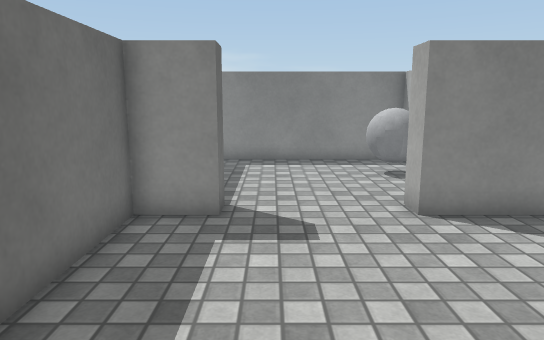
[1] (above)

14 first-person views from a walk through a Unity game level. The camera is 1.3 m above the floor, tilts 10° down and sees 70° across. The floor is counted in squares, 0.5 m on a side. Each view is taken from the middle of a square. On the plan, view 1 faces up. The plan holds only what a view shows up to about 20 squares ahead; the rest is blank. The player is left out. Surface patterns are stand-ins for the level's own textures.

[2]
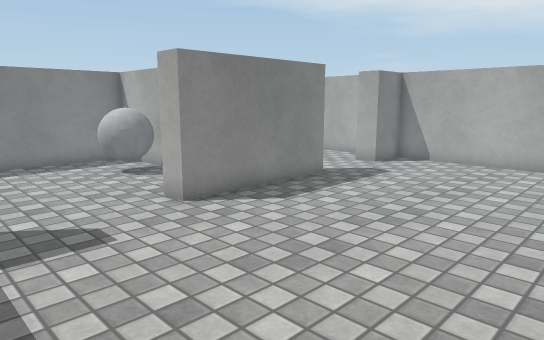

[3]
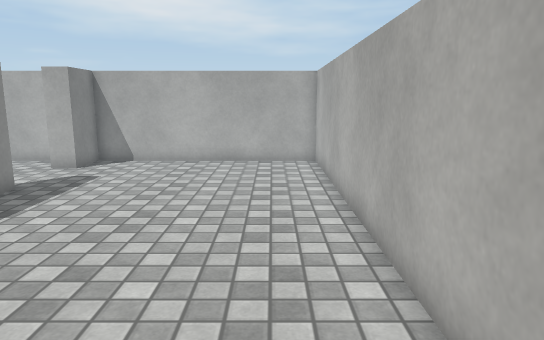

[4]
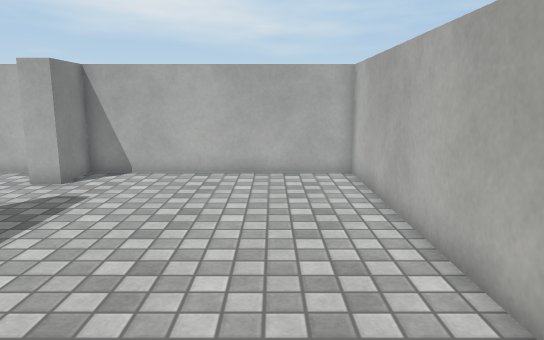

[5]
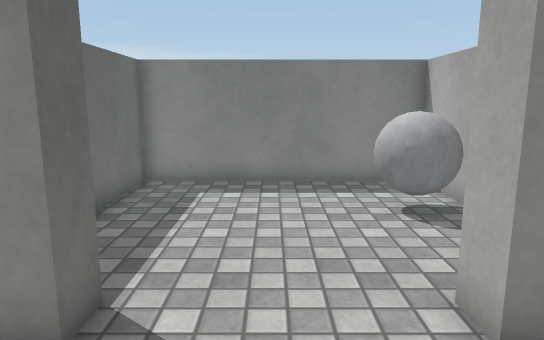

[6]
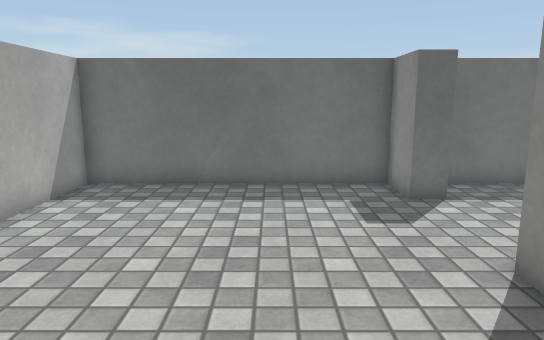

[7]
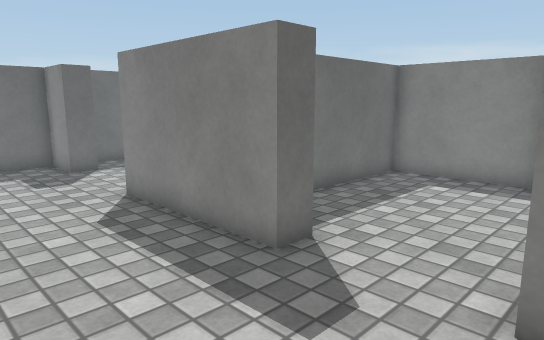

[8]
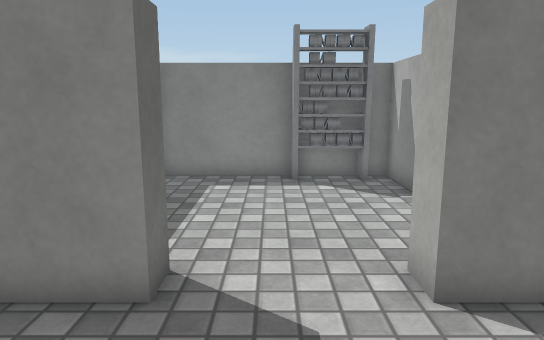

[9]
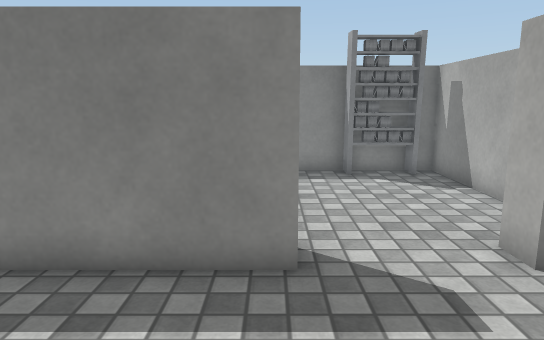

[10]
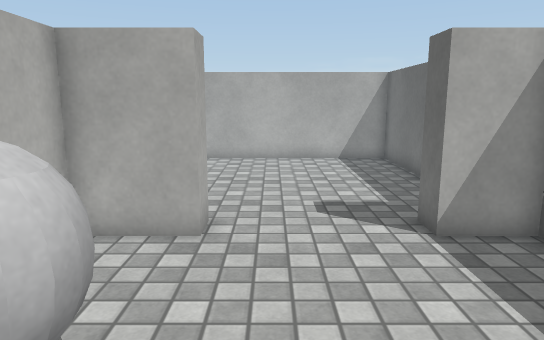

[11]
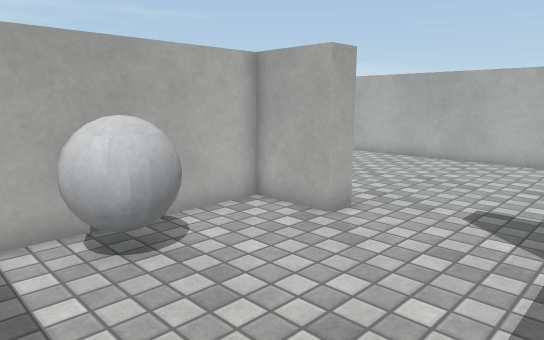

[12]
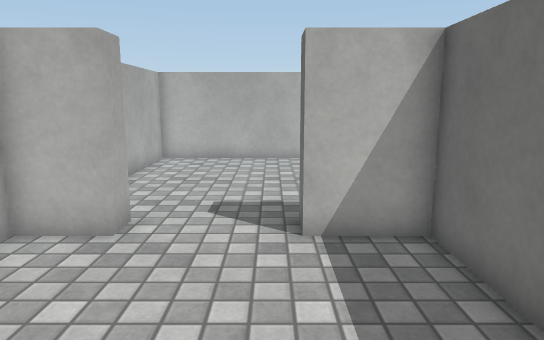

[13]
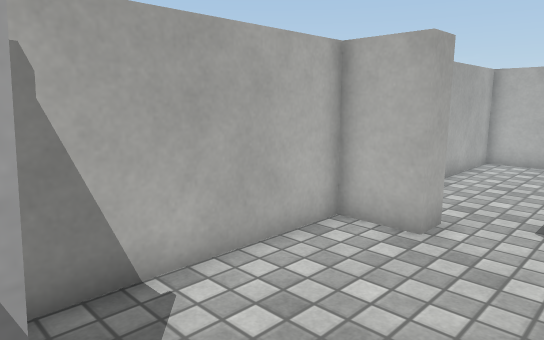

[14]
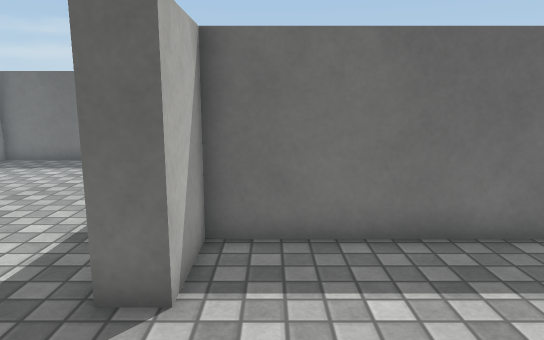

### Floor plan
Points are (right, up) in squares from view 1. A wall is a line through its corners. A room is listed if a view was taken in it or the views show most of it. See-through windows are left out.
Room 1 (views 1, 2, 3, 4, 5, 6, 7, 8, 9)
walls: (9.4, 9.7) (9.4, 8.7) (3.4, 8.7) (3.4, 9.7); (-1.2, 9.7) (-1.2, 8.7) (-3.2, 8.7) (-3.2, -0.9) (15.1, -0.9) (15.1, 8.7) (13.1, 8.7) (13.1, 9.7)
ways out: opening at (1.5, 9.5) to room 2; opening at (11, 9.5) to room 3
Room 2 (views 10, 11)
walls: (3.4, 9.7) (5.9, 9.7) (5.9, 17.6) (-3.2, 17.6) (-3.2, 9.7) (-1.2, 9.7)
ways out: opening at (1.5, 9.5) to room 1
objects: ball (4, 13) to (5, 15)
Room 3 (views 12, 13, 14)
walls: (12.4, 16.8) (11.7, 17) (11.7, 17.6) (6.9, 17.6) (6.9, 9.7) (9.4, 9.7); (12.4, 16.9) (12.4, 17.3); (13, 16.6) (12.3, 17) (12.3, 17.3); (13, 16.9) (12.7, 17) (12.7, 17.2); (13.8, 16.7) (12.9, 16.9) (12, 16.6) (12, 17.2); (13.9, 16.7) (11.7, 16.9); (14.2, 16.7) (11.7, 16.7); (14, 17) (12, 16.8); (14, 17.6) (11.9, 17.6); (13.1, 9.7) (15.1, 9.7) (15.1, 17.6)
ways out: opening at (11, 9.5) to room 1

Where each view was taken, in squares from view 1:
view 1: 0 up, 0 right, facing up
view 2: 0 up, 2 left, facing up-right
view 3: 1 up, 2 left, facing right
view 4: 2 up, 1 right, facing right
view 5: 5 up, 1 right, facing up
view 6: 5 up, 9 right, facing left
view 7: 4 up, 14 right, facing up-left
view 8: 4 up, 11 right, facing up
view 9: 3 up, 9 right, facing up
view 10: 17 up, 2 right, facing down
view 11: 17 up, 2 left, facing down-right
view 12: 17 up, 10 right, facing down
view 13: 17 up, 10 right, facing down-right
view 14: 11 up, 14 right, facing left
